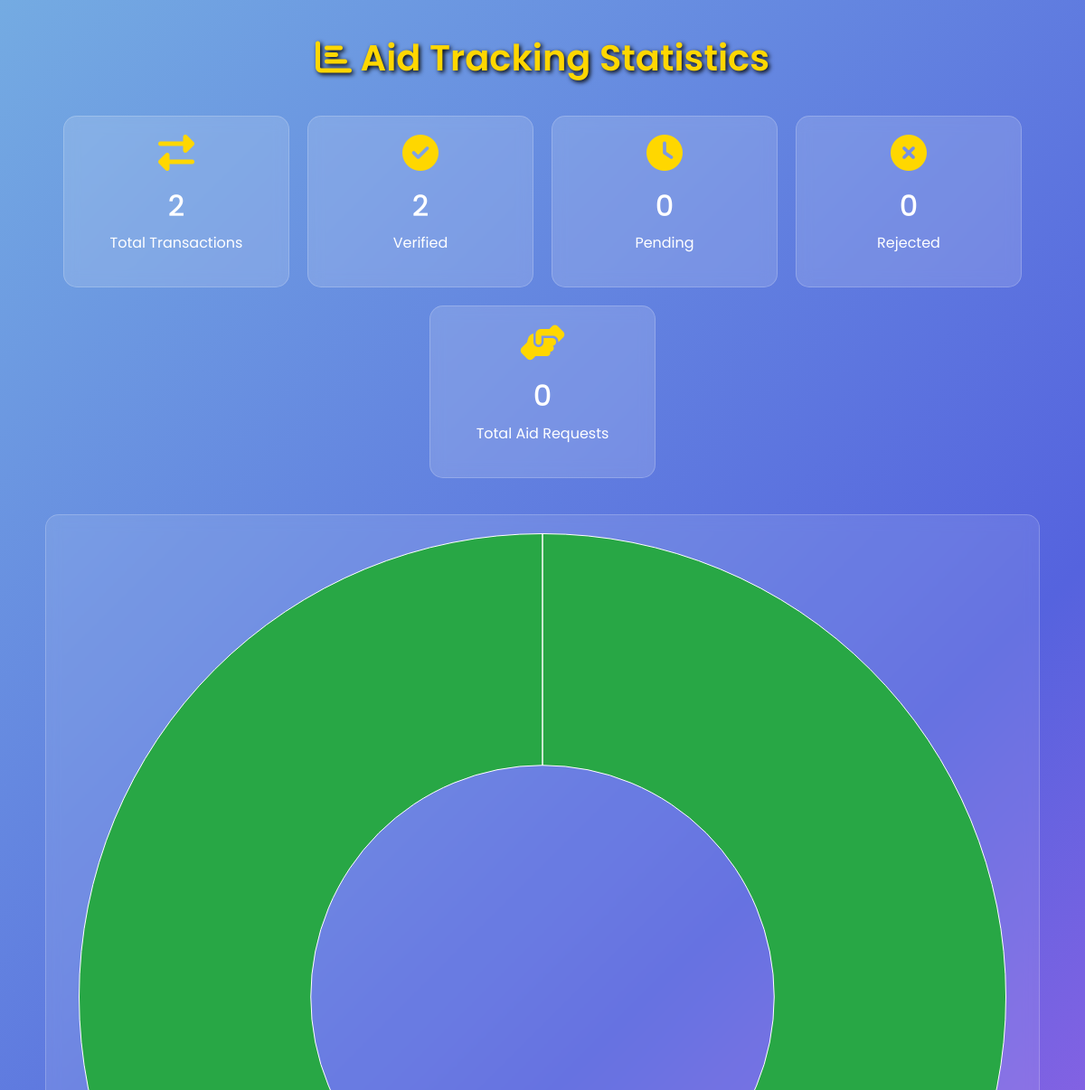
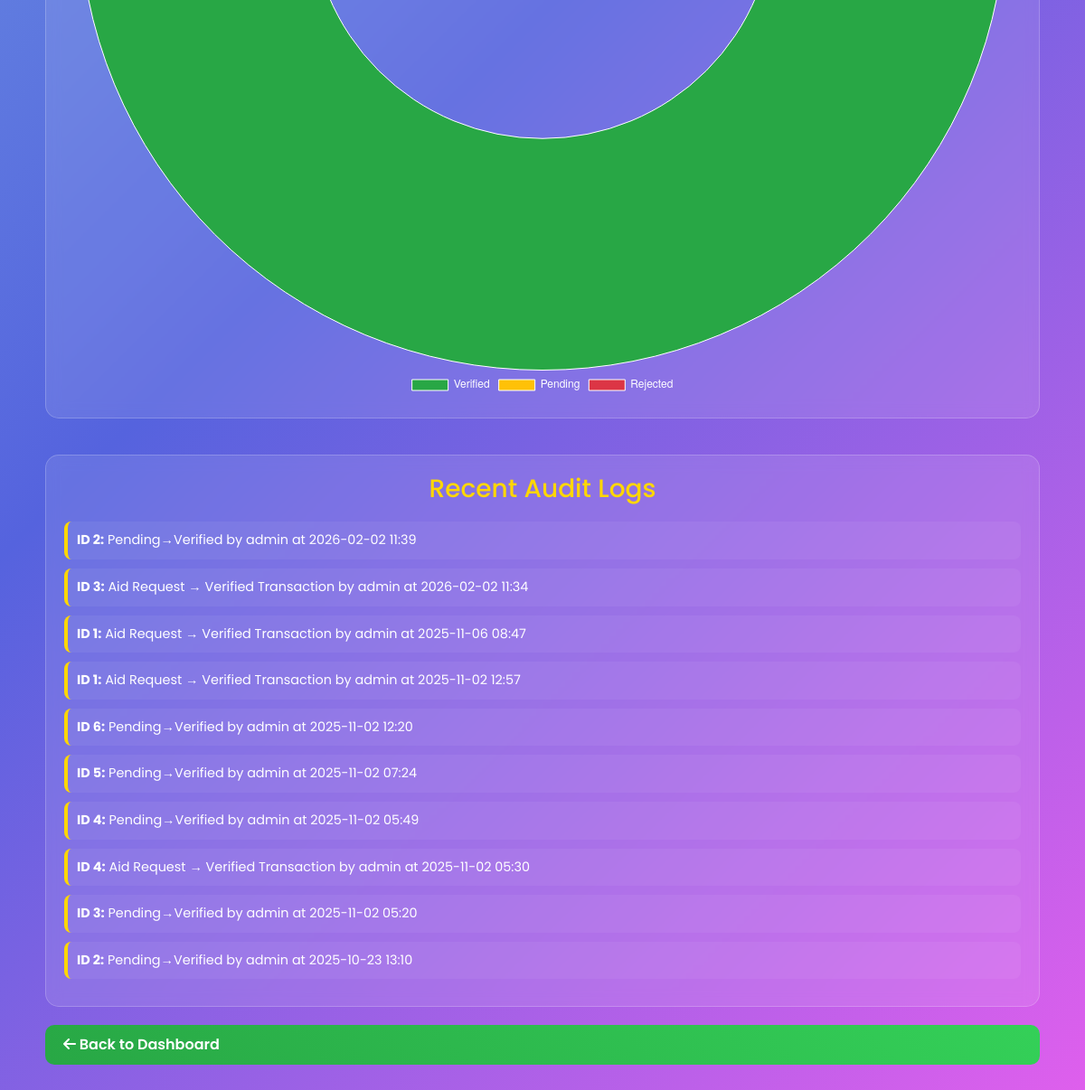
The app's page /stats (signed in) with its own data (2 pictures, top to bottom).
### app.py (models this page shows)
class AuditLog(db.Model):
    id = db.Column(db.Integer, primary_key=True)
    transaction_id = db.Column(db.Integer)
    action = db.Column(db.String)
    actor = db.Column(db.String)
    timestamp = db.Column(db.DateTime, default=datetime.utcnow)
    note = db.Column(db.String)

### app.py (the view)
@app.route('/stats')
@login_required
def stats():
    total_transactions = Transaction.query.count()
    verified_transactions = Transaction.query.filter_by(status='Verified').count()
    pending_transactions = Transaction.query.filter_by(status='Pending').count()
    rejected_transactions = Transaction.query.filter_by(status='Rejected').count()
    total_requests = AidRequest.query.count()
    recent_logs = AuditLog.query.order_by(AuditLog.timestamp.desc()).limit(10).all()
    stats_data = {
        'total_transactions': total_transactions,
        'verified': verified_transactions,
        'pending': pending_transactions,
        'rejected': rejected_transactions,
        'total_requests': total_requests,
        'recent_logs': recent_logs
    }
    return render_template('stats.html', stats=stats_data, current_year=datetime.utcnow().year)

### app.py (called while the page is built)
def login_required(f):
    @wraps(f)
    def decorated_function(*args, **kwargs):
        if 'user_id' not in session:
            flash('Please login first.', 'warning')
            return redirect(url_for('login'))
        return f(*args, **kwargs)
    return decorated_function

### templates/stats.html (shortened to what this page needs)
<!DOCTYPE html>
<html lang="en">
<head>
    <link href="https://cdn.jsdelivr.net/npm/bootstrap@5.3.3/dist/css/bootstrap.min.css" rel="stylesheet">
</head>
<body>
    <div class="container">
        <h1><i class="fas fa-chart-bar"></i> Aid Tracking Statistics</h1>
        <div class="stats-cards">
            <div class="stat-card">
                <i class="fas fa-exchange-alt"></i>
                <h3>{{ stats.total_transactions }}</h3>
                <p>Total Transactions</p>
            </div>
            <div class="stat-card">
                <i class="fas fa-check-circle"></i>
                <h3>{{ stats.verified }}</h3>
                <p>Verified</p>
            </div>
            <div class="stat-card">
                <i class="fas fa-clock"></i>
                <h3>{{ stats.pending }}</h3>
                <p>Pending</p>
            </div>
            <div class="stat-card">
                <i class="fas fa-times-circle"></i>
                <h3>{{ stats.rejected }}</h3>
                <p>Rejected</p>
            </div>
            <div class="stat-card">
                <i class="fas fa-hands-helping"></i>
                <h3>{{ stats.total_requests }}</h3>
                <p>Total Aid Requests</p>
            </div>
        </div>
        <div class="chart-container">
            <canvas id="statusChart"></canvas>
        </div>
        <div class="recent-logs">
            <h3>Recent Audit Logs</h3>
            {% for log in stats.recent_logs %}
            <div class="log-item">
                <p><strong>ID {{ log.transaction_id }}:</strong> {{ log.action }} by {{ log.actor }} at {{ log.timestamp.strftime('%Y-%m-%d %H:%M') }}</p>
            </div>
            {% endfor %}
        </div>
        <a href="{{ url_for('dashboard') }}" class="btn-back"><i class="fas fa-arrow-left"></i> Back to Dashboard</a>
    </div>
    <script>
        const ctx = document.getElementById('statusChart').getContext('2d');
        const statusChart = new Chart(ctx, {
            type: 'doughnut',
            data: {
                labels: ['Verified', 'Pending', 'Rejected'],
                datasets: [{
                    data: [{{ stats.verified }}, {{ stats.pending }}, {{ stats.rejected }}],
                    backgroundColor: ['#28a745', '#ffc107', '#dc3545'],
                    borderWidth: 1
                }]
            },
            options: {
                responsive: true,
                plugins: {
                    legend: {
                        position: 'bottom',
                        labels: {
                            color: 'white'
                        }
                    }
                }
            }
        });
    </script>
</body>
</html>

### templates/stats.html (style rules this page uses)
body { font-family: 'Poppins', sans-serif; background: linear-gradient(135deg, #74ABE2, #5563DE, #E15FED); min-height: 100vh; color: white; }
.container { padding: 40px 20px; }
h1 { text-align: center; font-weight: 600; margin-bottom: 40px; color: #ffd700; text-shadow: 2px 2px 5px #000; }
.stats-cards { display: flex; flex-wrap: wrap; justify-content: center; gap: 20px; margin-bottom: 40px; }
.stat-card { background: rgba(255, 255, 255, 0.15); backdrop-filter: blur(8px); border-radius: 15px; padding: 20px; width: 250px; text-align: center; transition: transform 0.3s ease, box-shadow 0.3s ease; border: 1px solid rgba(255, 255, 255, 0.2); }
.stat-card i { font-size: 2.5rem; margin-bottom: 10px; color: #ffd700; }
.stat-card h3 { font-size: 2rem; margin: 10px 0; }
.chart-container { background: rgba(255, 255, 255, 0.1); backdrop-filter: blur(8px); border-radius: 15px; padding: 20px; margin-bottom: 40px; border: 1px solid rgba(255, 255, 255, 0.2); }
.recent-logs { background: rgba(255, 255, 255, 0.1); backdrop-filter: blur(8px); border-radius: 15px; padding: 20px; border: 1px solid rgba(255, 255, 255, 0.2); }
.recent-logs h3 { color: #ffd700; text-align: center; margin-bottom: 20px; }
.log-item { background: rgba(255, 255, 255, 0.05); padding: 10px; margin-bottom: 10px; border-radius: 8px; border-left: 4px solid #ffd700; }
.log-item p { margin: 0; font-size: 0.9rem; }
.btn-back { display: block; margin: 20px auto; padding: 10px 20px; background: linear-gradient(45deg, #28a745, #34d058); color: white; text-decoration: none; border-radius: 10px; font-weight: 600; transition: transform 0.3s ease; }

### records on screen
AuditLog: transaction_id "2", action "Pending→Verified", actor "admin", timestamp "2026-02-02 11:39"
AuditLog: transaction_id "3", action "Aid Request → Verified Transaction", actor "admin", timestamp "2026-02-02 11:34"
AuditLog: transaction_id "1", action "Aid Request → Verified Transaction", actor "admin", timestamp "2025-11-06 08:47"
AuditLog: transaction_id "1", action "Aid Request → Verified Transaction", actor "admin", timestamp "2025-11-02 12:57"
AuditLog: transaction_id "6", action "Pending→Verified", actor "admin", timestamp "2025-11-02 12:20"
AuditLog: transaction_id "5", action "Pending→Verified", actor "admin", timestamp "2025-11-02 07:24"
AuditLog: transaction_id "4", action "Pending→Verified", actor "admin", timestamp "2025-11-02 05:49"
AuditLog: transaction_id "4", action "Aid Request → Verified Transaction", actor "admin", timestamp "2025-11-02 05:30"
AuditLog: transaction_id "3", action "Pending→Verified", actor "admin", timestamp "2025-11-02 05:20"
AuditLog: transaction_id "2", action "Pending→Verified", actor "admin", timestamp "2025-10-23 13:10"

### other values on screen
{{ stats.total_transactions }} "2"
{{ stats.verified }} "2"
{{ stats.pending }} "0"
{{ stats.rejected }} "0"
{{ stats.total_requests }} "0"
chart data {{ stats.pending }} 0
chart data {{ stats.rejected }} 0
